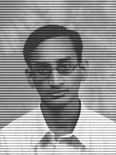
#> input picture Innovation and design in big data analysis/source_code_from_book/labs/Lab4/Lab4q (4oo6)/ex2n.png, 116 x 155 px, shrunk from 240 x 320 before the run
$ jupyter execute --allow-errors MATH4280LAB4a.ipynb   (shell and % lines are left out)
#> lines starting #> are read from the running program, lines starting #| are printed output that depends on the picture
<h2><center>THE CHINESE UNIVERSITY OF HONG KONG<br />
    Department of Mathematics<br />
 MATH4280<br />
    Innovation and Design in Big Data Analytics</center></h2>

# LAB ASSIGNMENT ACTIVITY 4

# Question 1

Try to denoise the image (ex2n.png) by implementing a blur with an FFT.

The image (ex2n.png) is blurred by a horizontal noise. This question is asking you to remove the noise by FFT.

[cell 1]
import numpy as np
import matplotlib.pyplot as plt
from scipy import fftpack
from scipy.fft import fft2,ifft2,fftshift,ifftshift


def plot_spectrum(im_fft):
    from matplotlib.colors import LogNorm
    # A logarithmic colormap
    plt.imshow(np.abs(im_fft), norm=LogNorm(vmin=5))
    plt.colorbar()

im = plt.imread('ex2n.png').astype(float)
#> im: shape (155, 116) float64; min 0.106, max 1, mean 0.592

plt.figure()
plt.imshow(im, plt.cm.gray)
plt.title('Original image')

[cell 2]
## answer 1
im_fft = fft2(im) # converts the image from spatial domain to the frequency domain


plt.figure()
plot_spectrum(im_fft)
plt.title('Fourier transform')


## In the lines following, we'll make a copy of the original spectrum and
# truncate coefficients.
from scipy.fft import fftshift,ifftshift

# Define the fraction of coefficients (in each direction) we keep
keep_fraction = 0.1 # represents the fractions of Fourier coefficients to keep during teh filtering process

# Call ff a copy of the original transform. Numpy arrays have a copy
# method for this purpose.
im_fft2 = im_fft.copy()

im_fft3 = fftshift(im_fft.copy())
#  Perform a shift operation on the Fourier transform using fftshift,
# which swaps the quadrants of the image to move the zero frequency components to the center.
im_fft4= np.zeros(im_fft.shape,dtype=complex)
# Create an empty complex array of the same shape as the original Fourier transform.
# This array will store the filtered Fourier coefficients.

# Set r and c to be the number of rows and columns of the array.
r, c = im_fft2.shape
#> r = 155; c = 116

# Set to zero all rows with indices between r*keep_fraction and
# r*(1-keep_fraction):
im_fft2[int(r*keep_fraction):int(r*(1-keep_fraction))] = 0
im_fft2[:, int(c*keep_fraction):int(c*(1-keep_fraction))] = 0

# im_fft3=im_fft3-im_fft2
for i in range(r//2-100,r//2+100):
    for j in range(c//2-100,c//2+100):
        if (i-r//2)**2+(j-c//2)**2<40**2:
            im_fft4[i,j]=im_fft3[i,j]
im_fft5=ifftshift(im_fft4)


plt.figure()
plot_spectrum(im_fft3)
plt.title('Filtered Spectrum')
plt.figure()
plot_spectrum(im_fft4)
plt.title('Filtered Spectrum')
plt.figure()
plot_spectrum(im_fft5)
plt.title('Filtered Spectrum')
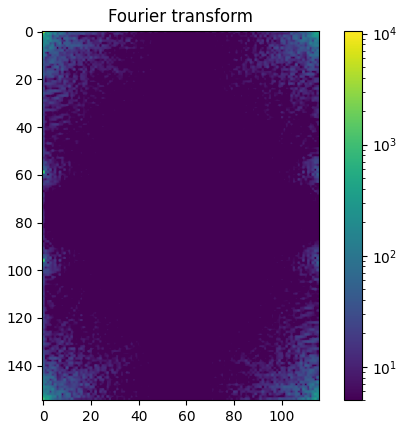
#> figure drawn by matplotlib, 2 panels
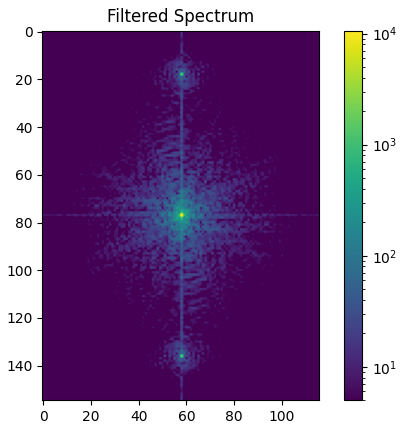
#> figure drawn by matplotlib, 2 panels
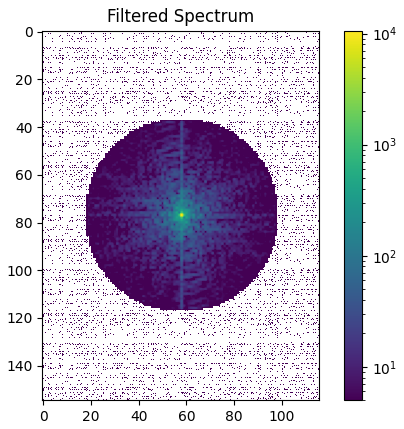
#> figure drawn by matplotlib, 2 panels
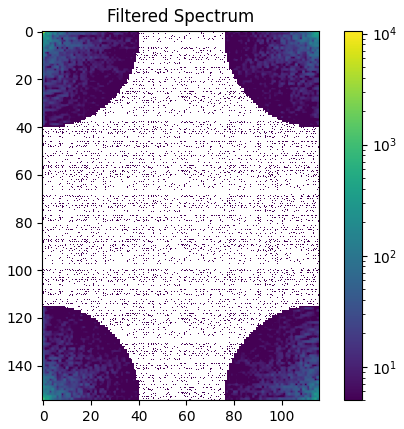
#> figure drawn by matplotlib, 2 panels

[cell 3]
# Reconstruct the denoised image from the filtered spectrum, keep only the
# real part for display.

im_new = ifft2(im_fft5).real
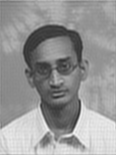
#> im_new: shape (155, 116) float64; min 0.181, max 0.956, mean 0.592

plt.figure()
plt.imshow(im_new, plt.cm.gray)
plt.title('Reconstructed Image')

# Question 2

Try to denoise the image (ex2n.png) by implementing a blur with 2D multilevel Discrete wavelet transform.

The image (ex2n.png) is blurred by a horizontal noise. This question is asking you to remove the noise by 2D multilevel Discrete wavelet transform.

[cell 4]
import numpy as np
import matplotlib.pyplot as plt
import pywt


im = plt.imread('ex2n.png').astype(float)

plt.figure()
plt.imshow(im, plt.cm.gray)
plt.title('Original image')

[cell 5]
## answer 2

[cell 6]
coeffs3 = pywt.wavedec2(im, 'bior1.3')
#> coeffs3 = 5 items
ii=4
coeffs3[ii] = tuple([np.zeros_like(v) if np.allclose(v , coeffs3[ii][0]) else v for v in coeffs3[ii]])
ii=5
#> (the rest of this cell did not finish here and is left out)

[cell 7]
plt.figure()
plt.imshow(im, plt.cm.gray)
plt.title('Original Image')
plt.figure()
#> (the rest of this cell did not finish here and is left out)

## Question 3

In this question, we are going to use FFT to approximate the derivatives of a function.

Enter

[cell 8]
import numpy as np
import matplotlib.pyplot as plt
from scipy import fft

## Q3A

Write a generic function `get_derivative(f_values,n1,n2)` where
- `f_values` is a 2D np.array containing the discretized values of a 2D-function `f`,
- `n1` the order of derivative of `f` with respect to $x$ and
- `n2` the order of derivative of `f` with respect to $y$.

It outputs the corresponding derivative using `scipy.fft`.

Namely,
$$get\_ derivative(f,n1,n2)=\frac{\partial^{n1}}{\partial x^{n1}}\frac{\partial^{n2}}{\partial y^{n2}}f(x,y).$$

You may assume the function `f` is smooth and the f_values are taken on $(-\pi,\pi)\times(-\pi,\pi)$ with $100 \times 100$ gridpoints.

[cell 9]
# answer 3a

# an example of f
def f(x,y):
    return np.sin(x)*np.cos(y)

def get_derivative(f_values, n1, n2):
    Nx, Ny = f_values.shape
    dx = 2*np.pi/Nx
    dy = 2*np.pi/Ny
    fft_f = fft.fft2(f_values)
    freq_x = fft.fftfreq(Nx, dx)*2*np.pi
    freq_y = fft.fftfreq(Ny, dy)*2*np.pi
    print(freq_x)
    freq_x_grid, freq_y_grid = np.meshgrid(freq_x, freq_y, indexing='ij')
    fft_df_dxdy = (1j*freq_x_grid)**n1 * (1j*freq_y_grid)**n2 * fft_f
    df_dxdy = np.real(fft.ifft2(fft_df_dxdy))
    return df_dxdy

## Q3B

Now suppose `n1`= 1 and `n2`= 1. Plot two graphs:
one for approximating the mixed derivative of $f(x,y)=sin(x)cos(y)$ using `get_derivative()` and next to the true derivative given using `true_derivative()`.

The function values should be discretized on $(-\pi,\pi)\times(-\pi,\pi)$ with $100 \times 100$ gridpoints.

Plot the graphs using `plt.imshow()`.

Enter

[cell 10]
def f(x,y):
    return np.sin(x)*np.cos(y)

def true_derivative(x,y):
    return -np.cos(x)*np.sin(y)

[cell 11]
# answer 3b
x, y = np.meshgrid(np.linspace(-np.pi, np.pi, 100, endpoint=False),
                   np.linspace(-np.pi, np.pi, 100, endpoint=False))
n1=1
n2=1
f_values = f(x, y)
mixed_derivative = get_derivative(f_values, n1, n2)

fig, (ax1,ax2) = plt.subplots(1,2,figsize=(12,6))

img1 = ax1.imshow(mixed_derivative)
fig.colorbar(img1,ax=ax1)
ax1.set_title('Mixed Derivative via FFT')

img2=ax2.imshow(true_derivative(x,y))
fig.colorbar(img2,ax=ax2)
ax2.set_title('True Derivative')

plt.show()
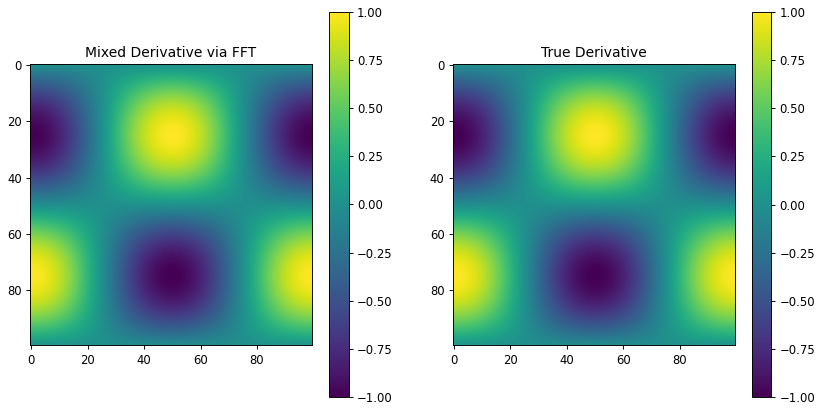
#> figure drawn by matplotlib, 4 panels

print("L2-error : ", np.linalg.norm(mixed_derivative-true_derivative(x,y)))

plt.show()

[cell 12]
# 2DFFT

from matplotlib.image import imread
import numpy as np
import matplotlib.pyplot as plt
import os
plt.rcParams['figure.figsize'] = [12, 8]
plt.rcParams.update({'font.size': 18})

A = imread(os.path.join('..','DATA','dog.jpg'))
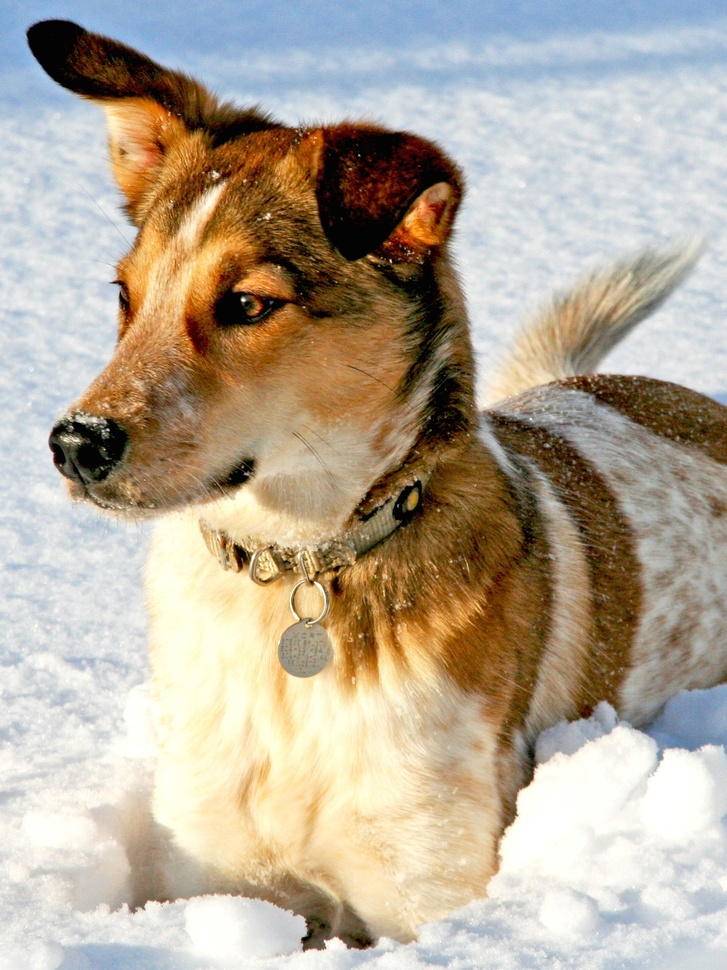
#> input picture Innovation and design in big data analysis/source_code_from_book/DATA/dog.jpg, 727 x 970 px, shrunk from 1500 x 2000 before the run, found by its file name
#> A is the input picture: shape (970, 727, 3); mean R, G, B 181.4, 169.5, 152
B = np.mean(A, -1); # Convert RGB to grayscale
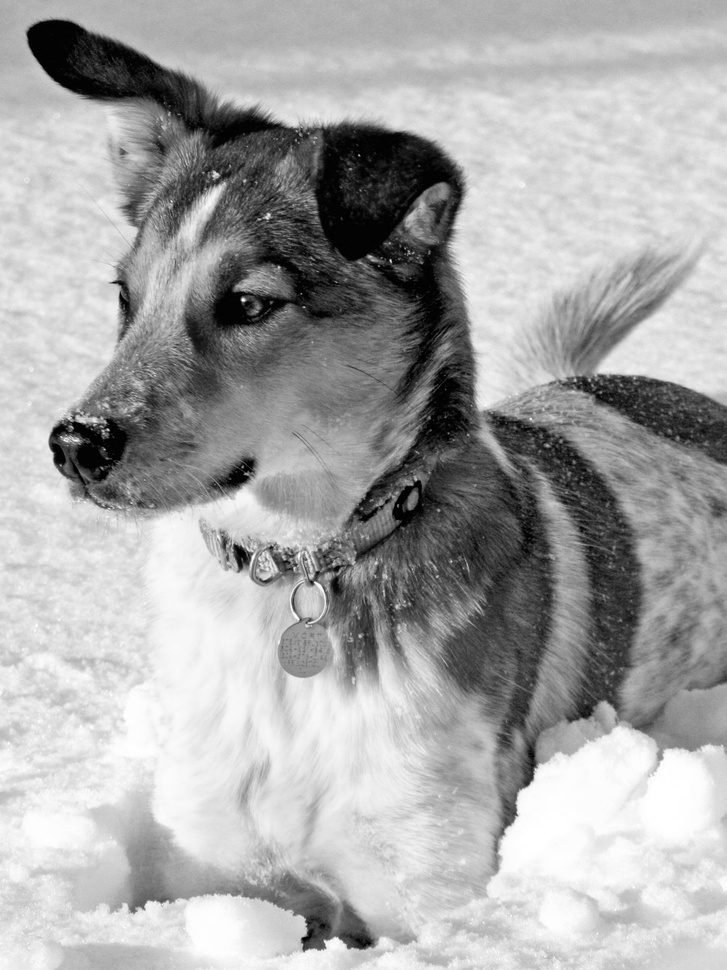
#> B: shape (970, 727) float64; min 0, max 255, mean 167.6

fig,axs = plt.subplots(1,3)

# Plot image
img = axs[0].imshow(B)
img.set_cmap('gray')
axs[0].axis('off')

# Compute row-wise FFT

Cshift = np.zeros_like(B,dtype='complex_')
C = np.zeros_like(B,dtype='complex_')

for j in range(B.shape[0]):
    Cshift[j,:] = np.fft.fftshift(np.fft.fft(B[j,:]))
    C[j,:] = np.fft.fft(B[j,:])

img = axs[1].imshow(np.log(np.abs(Cshift)))
img.set_cmap('gray')
axs[1].axis('off')

# Compute column-wise FFT

D = np.zeros_like(C)
for j in range(C.shape[1]):
    D[:,j] = np.fft.fft(C[:,j])

img = axs[2].imshow(np.fft.fftshift(np.log(np.abs(D))))
img.set_cmap('gray')
axs[2].axis('off')

plt.show()
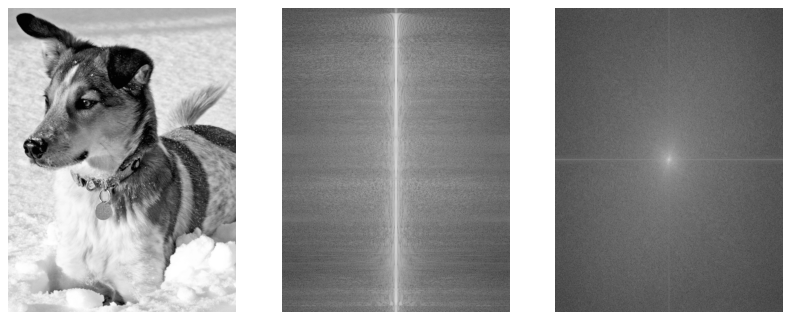
#> figure drawn by matplotlib, 3 panels

# Much more efficient to use fft2
D = np.fft.fft2(B)
